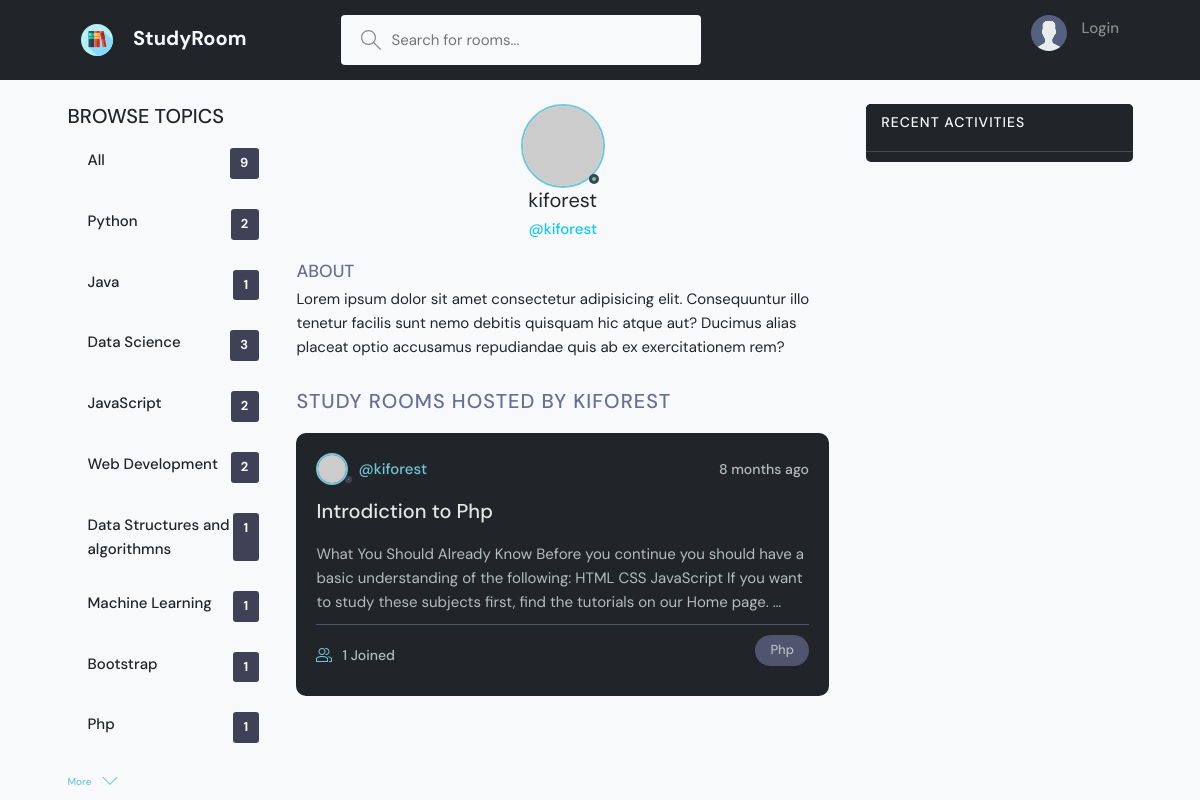
The page /profile/7/ on the database its author committed.
### base/models.py (models this page shows, shortened)
class Topic(models.Model):
    name = models.CharField(max_length=200)

class Room(models.Model):
    host = models.ForeignKey(User, on_delete=models.SET_NULL, null=True)
    topic = models.ForeignKey(Topic, on_delete=models.SET_NULL, null=True)
    name = models.CharField(max_length=200)
    description = models.TextField(null=True, blank=True)
    participants = models.ManyToManyField(User,related_name='participants', blank=True)
    updated = models.DateTimeField(auto_now=True)
    created = models.DateTimeField(auto_now_add=True)
    class Meta:
        ordering = ['-updated', '-created']

### base/views.py (the view)
# urls.py: path('profile/<str:pk>/', views.userProfile, name='user-profile'),
def userProfile(request, pk):
    user =  User.objects.get(id=pk)
    rooms = user.room_set.all()
    room_messages = user.message_set.all()
    topics = Topic.objects.all()
    context = {'user': user, 'rooms':rooms, 'room_messages': room_messages, 'topics': topics}
    return render(request, 'base/profile.html', context)

### base/templates/base/profile.html (shortened to what this page needs)
{% extends 'main.html' %}
{% block content %}
  <main class="profile-page layout layout--3">
    <div class="container">
      {% include 'base/topics_component.html' %}
      <div class="roomList">
        <div class="profile">
          <div class="profile__avatar">
            <div class="avatar avatar--large active">
              <img src="https://randomuser.me/api/portraits/men/11.jpg" />
            </div>
          </div>
          <div class="profile__info">
            <h3 class="text-dark">{{user.username}}</h3>
            <p class="text-info">@{{user.username}}</p>
          </div>
          <div class="profile__about">
            <h3>About</h3>
            <p class="text-dark">
              Lorem ipsum dolor sit amet consectetur adipisicing elit. Consequuntur illo tenetur
              facilis sunt nemo debitis quisquam hic atque aut? Ducimus alias placeat optio
              accusamus repudiandae quis ab ex exercitationem rem?
            </p>
          </div>
        </div>
        <div class="roomList__header">
          <div>
            <h2>Study Rooms Hosted by {{user.username}}</a>
            </h2>
          </div>
        </div>
        {% include 'base/feed_component.html' %}
      </div>
      {% include 'base/activity_component.html' %}
    </div>
  </main>
  {% endblock content %}

### base/templates/base/topics_component.html
<div class="topics sticky">
    <div class="topics__header">
        <h2 class="text-dark">Browse Topics</h2>
    </div>
    <ul class="topics__list">
        <li class="">
            <a class="text-dark hoover" href="{% url 'home' %}">All <span class="text-light">{{topics.count}}</span></a>
        </li>
        {% for topic in topics %}
        <li class="">
            <a class="text-dark hoover" href="{% url 'home' %}?q={{topic.name}}">{{topic.name}} <span
            class="text-light">{{topic.room_set.all.count}}</span></a>
        </li>
        {% endfor %}
    </ul>
    <button class="btn btn--link" href="topics.html">
        More
        <svg version="1.1" xmlns="http://www.w3.org/2000/svg" width="32" height="32" viewBox="0 0 32 32">
            <title>chevron-down</title>
            <path d="M16 21l-13-13h-3l16 16 16-16h-3l-13 13z"></path>
        </svg>
    </button>
</div>

### base/templates/base/feed_component.html (shortened to what this page needs)
{% for room in rooms %}
<div class="roomListRoom bg-dark">
    <div class="roomListRoom__header">
        <a href="{% url 'user-profile' room.host.id %}" class="roomListRoom__author">
            <div class="avatar avatar--small">
                <img src="https://randomuser.me/api/portraits/women/11.jpg" />
            </div>
            <span>@{{room.host.username}}</span>
        </a>
        <div class="roomListRoom__actions">
            <span>{{room.created|timesince}} ago</span>
        </div>
    </div>
    <div class="roomListRoom__content">
        <a href="{% url 'room' room.id %}">{{room.name}}</a>
        <p>
            {{room.description |truncatewords:35}}
        </p>
    </div>
    <div class="roomListRoom__meta">
        <a href="{% url 'room' room.id %}" class="roomListRoom__joined">
            {{room.participants.all.count}} Joined
        </a>
        <p class="roomListRoom__topic">{{room.topic.name}}</p>
    </div>
</div>
{% endfor %}

### rows shown on the page
Topic: name "Python", room_set.all.count "2"
Topic: name "Java", room_set.all.count "1"
Topic: name "Data Science", room_set.all.count "3"
Topic: name "JavaScript", room_set.all.count "2"
Topic: name "Web Development", room_set.all.count "2"
Topic: name "Data Structures and algorithmns", room_set.all.count "1"
Topic: name "Machine Learning", room_set.all.count "1"
Topic: name "Bootstrap", room_set.all.count "1"
Topic: name "Php", room_set.all.count "1"
Room: host.username "kiforest", created "8 months", name "Introdiction to Php", description "What You Should Already Know Before you continue you should have a basic understanding of the following: HTML CSS JavaScript If you want to study these subjects first, find the tutorials on our Home page. …", participants.all.count "1", topic.name "Php"

### other values the page prints
{{ topics.count }} "9"
{{ user.username }} "kiforest"
{{ user.username }} "KIFOREST"
